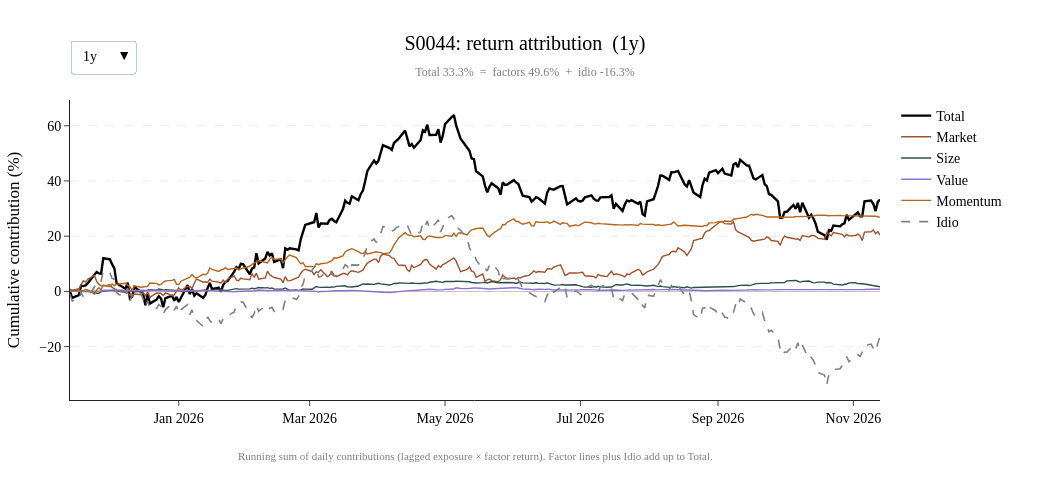

This figure's notebook cell:
### Markdown cell above
### Why Return Attribution Is Noisy but Risk Attribution Isn't

**Result for S0007 (structural simulation, true decomposition known):**
- **Risk shares**: estimated vs true match within a few tenths of a point for every component (market 40.0 vs 40.2, idio 45.1 vs 45.2); idio vol 17.2% vs 17.1% true
- **Cumulative returns**: totals match (72.4) but the pieces are shuffled. Size: **+9.6 estimated vs −1.3 true**, offset by lower market, value and idio

**Why returns go wrong while risk doesn't:**

1. **Daily errors accumulate in sums but cancel in variances.** Each day's estimated factor return is slightly off. Variance is driven by the big daily swings, which the model gets right, so small errors barely matter. A cumulative return is the **sum** of ~1,000 small daily errors, which drifts. Same lesson as the first simulation: realized vol matched the truth almost exactly, realized drift didn't.

2. **Extreme exposures amplify errors.** A contribution is exposure × factor return, so any error in the size factor is multiplied by S0007's exposure of −2.3. Its 11-point error corresponds to only ~4–5 points of cumulative error in the size factor itself over almost four years.

3. **Size is the hardest factor to estimate** (lowest recovery correlation), so that's where the drift shows up most.

**Takeaway:** risk attribution of a position is robust; return attribution is noisy, especially for small factors and stocks with extreme exposures. "This name made 10% from size" carries a lot of estimation noise; "size is 9% of this name's risk" is far more trustworthy.

### Code cell
simulation.compare_decomposition(sw, res_ew, resid_ew, "S0044")

### Figure 1 — Plotly figure (JSON) as saved in the notebook; plotly's stock layout.template omitted (floating-point values rounded to 4 significant figures; data arrays with more than 128 entries replaced by an {"elided": "..."} marker saying what was removed)
{"data": [{"line": {"color": "black", "width": 2.4}, "mode": "lines", "name": "Total", "type": "scatter", "visible": false, "x": {"elided": "1007 str values"}, "y": {"elided": "1007 float values"}}, {"line": {"color": "#a0522d", "width": 1.4}, "mode": "lines", "name": "Market", "type": "scatter", "visible": false, "x": {"elided": "1007 str values"}, "y": {"elided": "1007 float values"}}, {"line": {"color": "#2f4f4f", "width": 1.4}, "mode": "lines", "name": "Size", "type": "scatter", "visible": false, "x": {"elided": "1007 str values"}, "y": {"elided": "1007 float values"}}, {"line": {"color": "#9370db", "width": 1.4}, "mode": "lines", "name": "Value", "type": "scatter", "visible": false, "x": {"elided": "1007 str values"}, "y": {"elided": "1007 float values"}}, {"line": {"color": "#b5651d", "width": 1.4}, "mode": "lines", "name": "Momentum", "type": "scatter", "visible": false, "x": {"elided": "1007 str values"}, "y": {"elided": "1007 float values"}}, {"line": {"color": "gray", "dash": "dash", "width": 1.6}, "mode": "lines", "name": "Idio", "type": "scatter", "visible": false, "x": {"elided": "1007 str values"}, "y": {"elided": "1007 float values"}}, {"line": {"color": "black", "width": 2.4}, "mode": "lines", "name": "Total", "type": "scatter", "visible": false, "x": {"elided": "785 str values"}, "y": {"elided": "785 float values"}}, {"line": {"color": "#a0522d", "width": 1.4}, "mode": "lines", "name": "Market", "type": "scatter", "visible": false, "x": {"elided": "785 str values"}, "y": {"elided": "785 float values"}}, {"line": {"color": "#2f4f4f", "width": 1.4}, "mode": "lines", "name": "Size", "type": "scatter", "visible": false, "x": {"elided": "785 str values"}, "y": {"elided": "785 float values"}}, {"line": {"color": "#9370db", "width": 1.4}, "mode": "lines", "name": "Value", "type": "scatter", "visible": false, "x": {"elided": "785 str values"}, "y": {"elided": "785 float values"}}, {"line": {"color": "#b5651d", "width": 1.4}, "mode": "lines", "name": "Momentum", "type": "scatter", "visible": false, "x": {"elided": "785 str values"}, "y": {"elided": "785 float values"}}, {"line": {"color": "gray", "dash": "dash", "width": 1.6}, "mode": "lines", "name": "Idio", "type": "scatter", "visible": false, "x": {"elided": "785 str values"}, "y": {"elided": "785 float values"}}, {"line": {"color": "black", "width": 2.4}, "mode": "lines", "name": "Total", "type": "scatter", "visible": true, "x": {"elided": "262 str values"}, "y": {"elided": "262 float values"}}, {"line": {"color": "#a0522d", "width": 1.4}, "mode": "lines", "name": "Market", "type": "scatter", "visible": true, "x": {"elided": "262 str values"}, "y": {"elided": "262 float values"}}, {"line": {"color": "#2f4f4f", "width": 1.4}, "mode": "lines", "name": "Size", "type": "scatter", "visible": true, "x": {"elided": "262 str values"}, "y": {"elided": "262 float values"}}, {"line": {"color": "#9370db", "width": 1.4}, "mode": "lines", "name": "Value", "type": "scatter", "visible": true, "x": {"elided": "262 str values"}, "y": {"elided": "262 float values"}}, {"line": {"color": "#b5651d", "width": 1.4}, "mode": "lines", "name": "Momentum", "type": "scatter", "visible": true, "x": {"elided": "262 str values"}, "y": {"elided": "262 float values"}}, {"line": {"color": "gray", "dash": "dash", "width": 1.6}, "mode": "lines", "name": "Idio", "type": "scatter", "visible": true, "x": {"elided": "262 str values"}, "y": {"elided": "262 float values"}}, {"line": {"color": "black", "width": 2.4}, "mode": "lines", "name": "Total", "type": "scatter", "visible": false, "x": {"elided": "133 str values"}, "y": {"elided": "133 float values"}}, {"line": {"color": "#a0522d", "width": 1.4}, "mode": "lines", "name": "Market", "type": "scatter", "visible": false, "x": {"elided": "133 str values"}, "y": {"elided": "133 float values"}}, {"line": {"color": "#2f4f4f", "width": 1.4}, "mode": "lines", "name": "Size", "type": "scatter", "visible": false, "x": {"elided": "133 str values"}, "y": {"elided": "133 float values"}}, {"line": {"color": "#9370db", "width": 1.4}, "mode": "lines", "name": "Value", "type": "scatter", "visible": false, "x": {"elided": "133 str values"}, "y": {"elided": "133 float values"}}, {"line": {"color": "#b5651d", "width": 1.4}, "mode": "lines", "name": "Momentum", "type": "scatter", "visible": false, "x": {"elided": "133 str values"}, "y": {"elided": "133 float values"}}, {"line": {"color": "gray", "dash": "dash", "width": 1.6}, "mode": "lines", "name": "Idio", "type": "scatter", "visible": false, "x": {"elided": "133 str values"}, "y": {"elided": "133 float values"}}], "layout": {"annotations": [{"font": {"color": "gray", "family": "Times New Roman", "size": 11}, "showarrow": false, "text": "Running sum of daily contributions (lagged exposure × factor return). Factor lines plus Idio add up to Total.", "x": 0.5, "xanchor": "center", "xref": "paper", "y": -0.16, "yanchor": "top", "yref": "paper"}], "font": {"color": "black", "family": "Times New Roman", "size": 14}, "height": 480, "hovermode": "x unified", "legend": {"orientation": "v", "x": 1.02, "xanchor": "left", "y": 1, "yanchor": "top"}, "margin": {"b": 80, "l": 60, "r": 170, "t": 100}, "shapes": [{"line": {"color": "gray", "width": 0.8}, "opacity": 0.6, "type": "line", "x0": 0, "x1": 1, "xref": "x domain", "y0": 0, "y1": 0, "yref": "y"}], "title": {"text": "S0044: return attribution  (1y)<br><span style='font-size:12px;color:gray'>Total 33.3%  =  factors 49.6%  +  idio -16.3%</span>", "x": 0.5}, "updatemenus": [{"active": 2, "bgcolor": "white", "buttons": [{"args": [{"visible": [true, true, true, true, true, true, false, false, false, false, false, false, false, false, false, false, false, false, false, false, false, false, false, false]}, {"title.text": "S0044: return attribution  (5y)<br><span style='font-size:12px;color:gray'>Total 117.6%  =  factors 94.7%  +  idio 22.9%</span>"}], "label": "5y", "method": "update"}, {"args": [{"visible": [false, false, false, false, false, false, true, true, true, true, true, true, false, false, false, false, false, false, false, false, false, false, false, false]}, {"title.text": "S0044: return attribution  (3y)<br><span style='font-size:12px;color:gray'>Total 122.2%  =  factors 78.3%  +  idio 43.9%</span>"}], "label": "3y", "method": "update"}, {"args": [{"visible": [false, false, false, false, false, false, false, false, false, false, false, false, true, true, true, true, true, true, false, false, false, false, false, false]}, {"title.text": "S0044: return attribution  (1y)<br><span style='font-size:12px;color:gray'>Total 33.3%  =  factors 49.6%  +  idio -16.3%</span>"}], "label": "1y", "method": "update"}, {"args": [{"visible": [false, false, false, false, false, false, false, false, false, false, false, false, false, false, false, false, false, false, true, true, true, true, true, true]}, {"title.text": "S0044: return attribution  (6mo)<br><span style='font-size:12px;color:gray'>Total -17.6%  =  factors 14.5%  +  idio -32.2%</span>"}], "label": "6mo", "method": "update"}], "font": {"color": "black", "family": "Times New Roman", "size": 14}, "x": 0, "xanchor": "left", "y": 1.2, "yanchor": "top"}], "width": 1050, "xaxis": {"title": {}}, "yaxis": {"gridcolor": "rgba(0,0,0,0.08)", "griddash": "dash", "showgrid": true, "title": {"text": "Cumulative contribution (%)"}}}}
